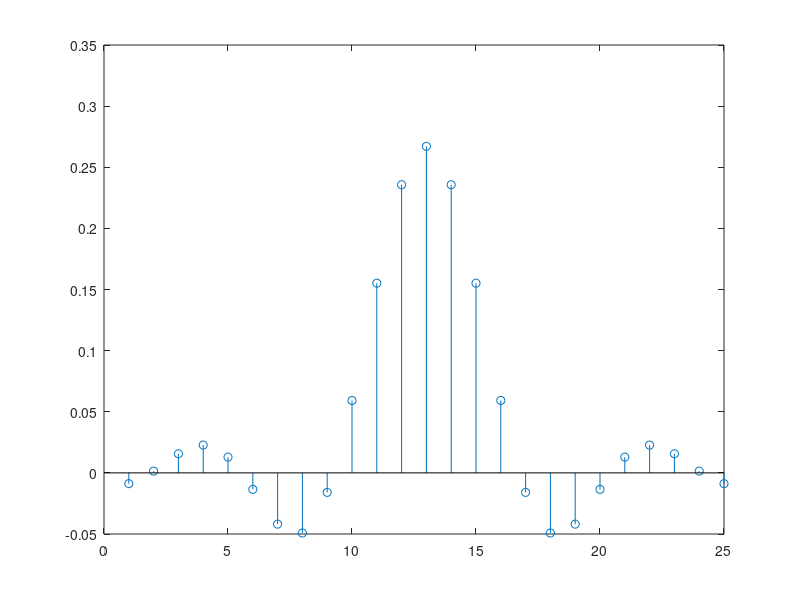
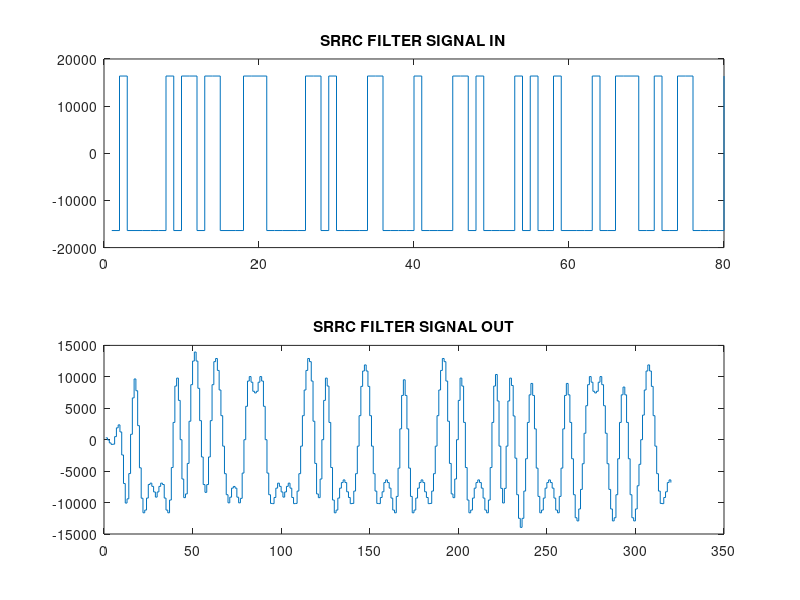

Recreate these plots in MATLAB, in order. (Note: this script raises an error after producing the figures.)
% srrc_filter.m
% 2020.9.30
% CRTHu

clc
close all

% use functions in utility folder
addpath(genpath('./utility'))

% test vector
SPECIFY_VEC = ['416C7068610D0A427261766F0D0A436861726C69650D0A44656C74610D0A4563'];
VEC_LEN = 64;

% srrc order=24 wc=0.25 alpha=0.25
COEFFICIENT_VEC = [-0.00881958007812500,0.00143432617187500,0.0156402587890625,0.0227355957031250,0.0129089355468750,-0.0134735107421875,-0.0419311523437500,-0.0491638183593750,-0.0159454345703125,0.0592346191406250,0.155181884765625,0.235687255859375,0.267074584960938,0.235687255859375,0.155181884765625,0.0592346191406250,-0.0159454345703125,-0.0491638183593750,-0.0419311523437500,-0.0134735107421875,0.0129089355468750,0.0227355957031250,0.0156402587890625,0.00143432617187500,-0.00881958007812500];
FILTER_ORDER = 24;
FILTER_DELAY = (FILTER_ORDER + 1)/2;
FILTER_DELAY_ADD_SAMPLES = ceil(FILTER_DELAY/4);

% display length
DISPLAY_ALL = VEC_LEN*4+FILTER_DELAY_ADD_SAMPLES;
%DISPLAY_LEN = DISPLAY_ALL;
DISPLAY_LEN = 80;

%fvtool(COEFFICIENT_VEC);

% h(t)
figure(2);
stem(1:length(COEFFICIENT_VEC),COEFFICIENT_VEC);

% test vector to signal_in
data_in_vec = SPECIFY_VEC;
data_in_bits = de2bi(hex2dec(data_in_vec.'),'left-msb');
signal_in = reshape(double(data_in_bits).',1, VEC_LEN*4);

% normalized
signal_in_n = signal_in.*32767-16384;

% add zeros after signal_in
signal_in_n = [signal_in_n zeros(1,FILTER_DELAY_ADD_SAMPLES)];

% interpolation (L*4)
signal_in_interp = zeros(1,length(signal_in_n)*4);
for i=1:length(signal_in_n)
    signal_in_interp(1+(i-1)*4) = signal_in_n(i);
end

% Filter
signal_out = filter(COEFFICIENT_VEC,1,signal_in_interp);

% Fixed->Signed
signal_out = signal_out.*2;
signal_out = fix(signal_out);

% Display Figures
f=figure(3);
subplot(2,1,1);
stairs(1:DISPLAY_LEN,signal_in_n(1:DISPLAY_LEN));
title('SRRC FILTER SIGNAL IN');
subplot(2,1,2);
stairs(1:DISPLAY_LEN*4,signal_out(1:DISPLAY_LEN*4));
title('SRRC FILTER SIGNAL OUT');

% Override Y Label
OverrideYLabel(f,0);
set(f,'SizeChangedFcn',@OverrideYLabel);
% Override Cursor
OverrideCursor();

% EOF